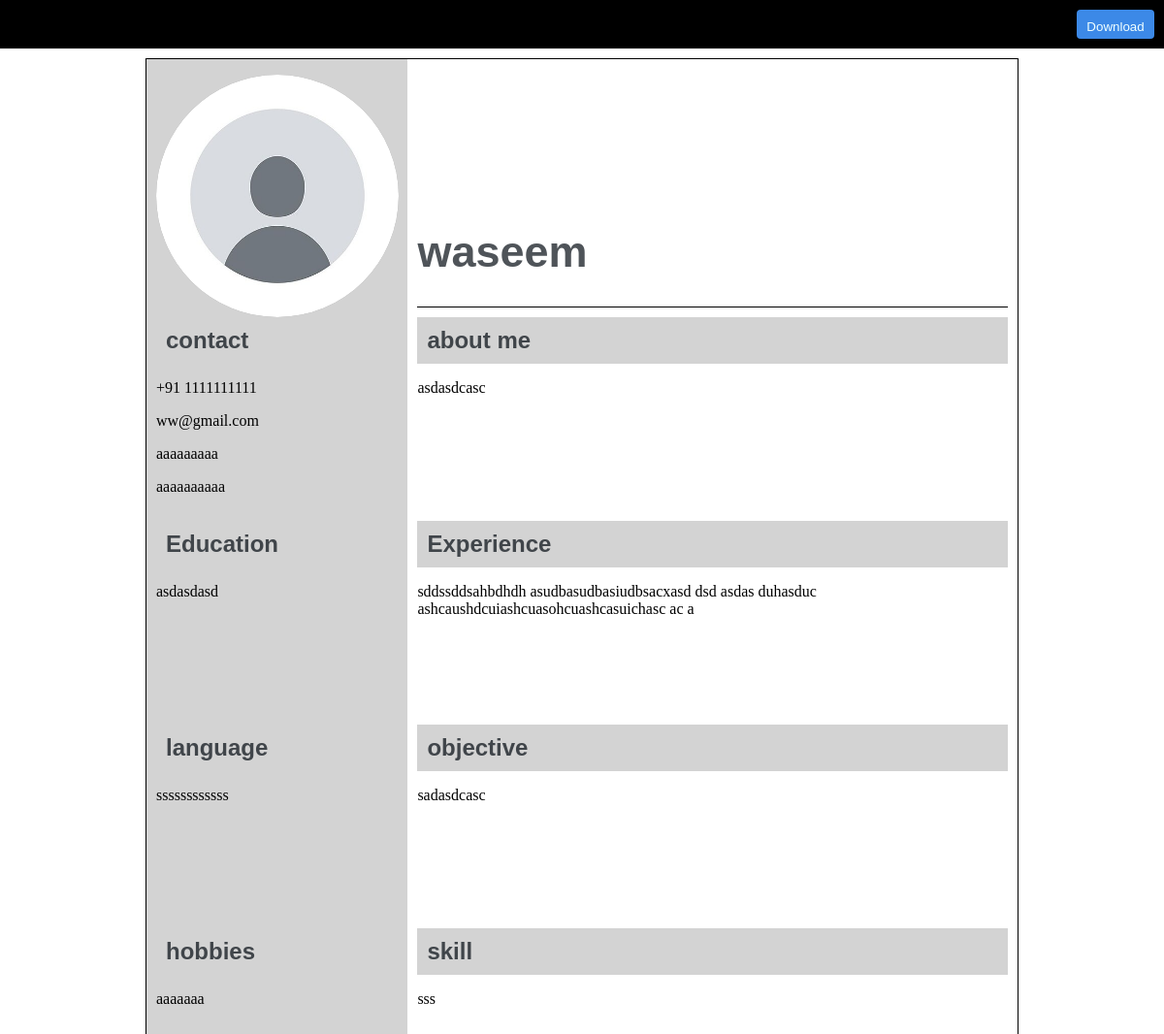
Screenshot of /retrive.php with the database file from the repository.
### tables this page shows
CREATE TABLE `dash` (
  `id` int(11) NOT NULL,
  `username` varchar(255) NOT NULL,
  `email` varchar(50) NOT NULL,
  `phone` int(20) NOT NULL,
  `education` varchar(200) NOT NULL,
  `address` varchar(200) NOT NULL,
  `objective` varchar(200) NOT NULL,
  `language` varchar(100) NOT NULL,
  `skill` varchar(100) NOT NULL,
  `experience` varchar(100) NOT NULL,
  `hobbies` varchar(100) NOT NULL,
  `linkedin` varchar(50) NOT NULL,
  `instagram` varchar(50) NOT NULL
);

### retrive.php (the view, shortened to what this page needs)
<?php
include("db.php");
$query = "SELECT * FROM dash ORDER BY id DESC LIMIT 1";
$result = mysqli_query($con, $query);
if (mysqli_num_rows($result) == 1) {
    $row = mysqli_fetch_assoc($result);
    echo " <!DOCTYPE html>
    <html lang='en'>
    <head>
    </head>
    <body>
    <div class='downld'>
                 <button type='submit' name='download' class='downlo' id='downloadButton'>Download</button>
          </div>
        <div class='resume'>
            <div  class='row'>
                    <img src='logo4.jpg' class='img' alt='error'>
                <div class='section-title'><h2>contact</h2>
                    <p>+91  "  . $row['phone'] ."</p>
                    <p> " . $row['email'] . "</p>
                    <p class='linkedin'>" .$row['linkedin']."</p>
                    <p class='instagram'>" .$row['instagram']."</p>
                </div>
                <div class=section-title><h2>Education</h2>
                    <p>" . $row['education'] . "</p>
                </div>
                <div class='section-title'><h2>language</h2>
                    <p class='language'>" .$row['language']."</p>
                </div>
                <div class='section-title'><h2>hobbies</h2>
                    <p class='hobbies'>" .$row['hobbies']."</p>
                </div>
            </div>
            <div class='row2'>
                <p class='username'> " . $row['username'] . "</p>
                <hr>
                <div class='section-title'><h2>about me</h2>
                     <p class='address'>" .$row['address']."
                    </p>
                </div>
                <div class=section-title><h2>Experience</h2>
                        <p class='exp'>" . $row['experience'] . "</p>
                        </div>
                    <div class='section-title'><h2>objective</h2>
                        <p class='objective'>" .$row['objective']."</p>
                    </div>
                    <div class='section-title'><h2>skill</h2>
                        <p class='skill'>" .$row['skill']."</p>
                </div>
            </div>
        </div>";
    echo "</body>
        </html>";
    } else {
        echo "No data found in the database.";
    }
?>
<!DOCTYPE html>
<html lang="en">
<head>
</head>
<body>
</body>
</html>

### db.php (shortened to what this page needs)
<!DOCTYPE html>
<html lang="en">
<head>
</head>
<body>
</body>
</html>

### retrive.php (style rules this page uses)
.img { height: 250px; border-radius: 100%; margin-top: 6px; background-color: grey; }
.resume { width: 900px; display: flex; justify-content: center; margin: 0 auto; border: 1px solid black; // padding: 20px; box-sizing: border-box; }
.row { width: 30%; display: flex; flex-wrap: wrap; overflow: hidden; flex-direction: column; padding: 10px; box-sizing: border-box; background-color:lightgrey; }
.row2 { width: 70%; display: flex; flex-wrap: wrap; flex-direction: column; padding: 10px; box-sizing: border-box; }
.section-title { margin-bottom: 10px; height: 200px; // border: 1px solid red; width: 100%; overflow-wrap: break-word; }
.section-title h2 { margin: 0; }
.username { margin-top: auto; margin-bottom: 20px; font-size: 45px; // border: 1px solid red; font-family:Arial, Helvetica, sans-serif ; font-weight: bold; color: hsl(210, 6%, 33%); }
hr { margin: 10px 0; border: none; border-top: 1px solid black; }
h2 { font-family:Arial, Helvetica, sans-serif ; font-weight: bold; color: hsl(210, 7%, 27%); background-color:lightgrey ; padding: 10px; }
.downld { height: 50px; background-color:black; margin-bottom: 10px; display: flex; justify-content: flex-end; align-items: center; }
.downlo { padding: 10px; justify-content: center; width: 80px; height: 30px; color: azure; background-color: hsl(213, 78%, 57%); border-radius: 4px; border: none; margin-right: 10px; }
body { margin:0; padding:0; }

### rows the page displays
dash: phone "1111111111", email "ww@gmail.com", linkedin "aaaaaaaaa", instagram "aaaaaaaaaa", education "asdasdasd", language "ssssssssssss", hobbies "aaaaaaa", username "waseem", address "asdasdcasc", experience "sddssddsahbdhdh asudbasudbasiudbsacxasd dsd asdas duhasduc ashcaushdcuiashcuasohcuashcasuichasc ac a", objective "sadasdcasc", skill "sss"
